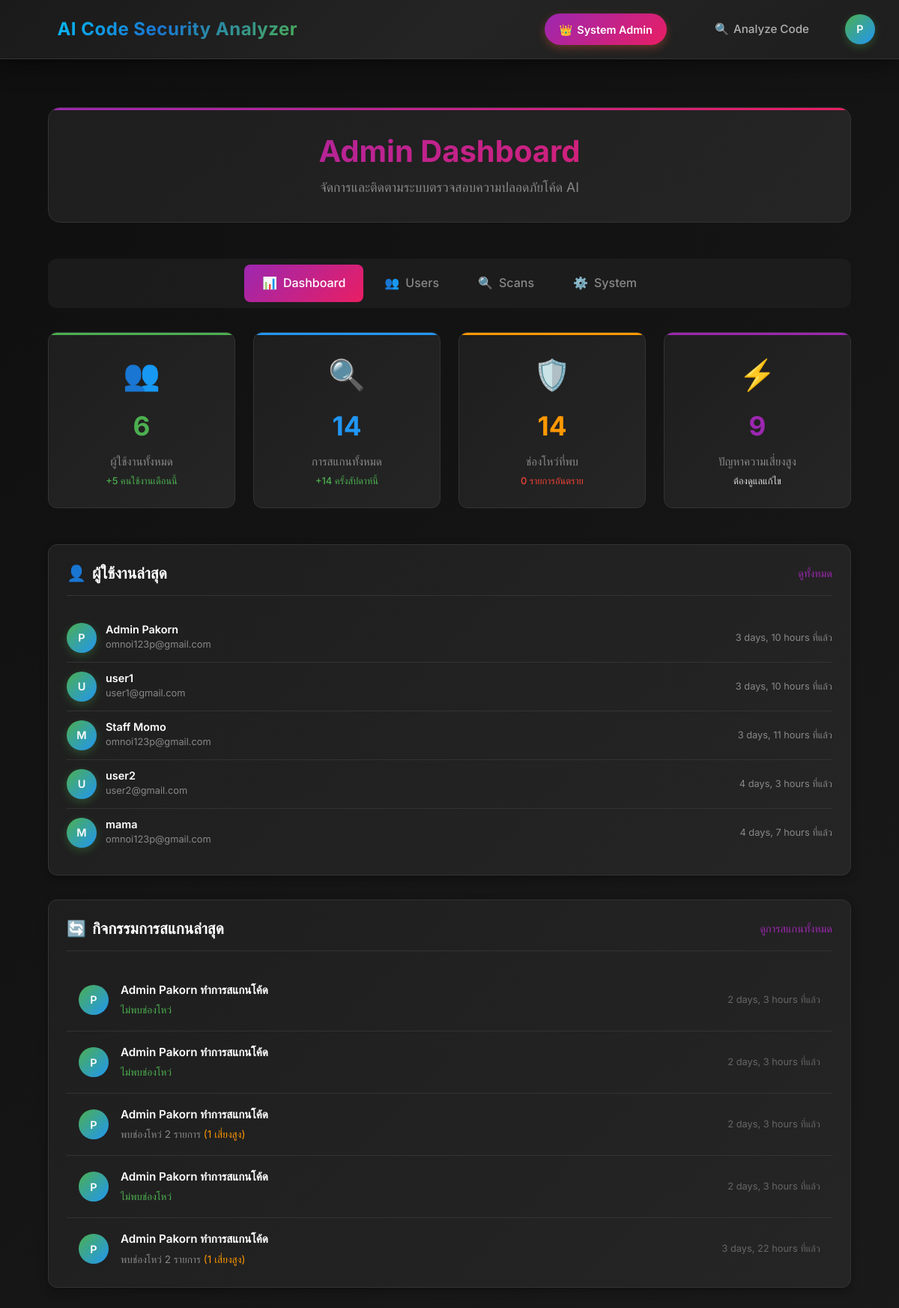
Screenshot of /custom-admin/ (signed in) with the database file from the repository.
### scp4/models.py (models this page shows, shortened)
class ScanResult(models.Model):
    user = models.ForeignKey(
        User,
        on_delete=models.CASCADE,
        related_name='scan_results',
        db_index=True,
        verbose_name="ผู้ใช้"
    )
    scanned_at = models.DateTimeField(
        auto_now_add=True,
        db_index=True,
        verbose_name="วันที่และเวลาที่สแกน"
    )
    scanned_code = models.TextField(verbose_name="โค้ดที่ถูกสแกน")
    analysis_result_raw = models.TextField(
        blank=True,
        null=True,
        verbose_name="ผลลัพธ์ดิบจาก AI"
    )
    ai_model_used = models.CharField(
        max_length=100,
        default="deepseek-coder:6.7b",
        verbose_name="AI Model ที่ใช้"
    )
    total_vulnerabilities = models.PositiveIntegerField(
        default=0,
        verbose_name="จำนวนช่องโหว่รวม"
    )
    critical_severity_count = models.PositiveIntegerField(
        default=0,
        verbose_name="Critical"
    )
    high_severity_count = models.PositiveIntegerField(
        default=0,
        verbose_name="High"
    )
    medium_severity_count = models.PositiveIntegerField(
        default=0,
        verbose_name="Medium"
    )
    low_severity_count = models.PositiveIntegerField(
        default=0,
        verbose_name="Low"
    )
    info_severity_count = models.PositiveIntegerField(
        default=0,
        verbose_name="Info"
    )
    class Meta:
        verbose_name = "ผลลัพธ์การสแกน"
        verbose_name_plural = "ผลลัพธ์การสแกน"
        ordering = ['-scanned_at']
        indexes = [
            models.Index(fields=['user', '-scanned_at']),
            models.Index(fields=['total_vulnerabilities']),
            models.Index(fields=['scanned_at']),
        ]

### scp4/views.py (the view)
# urls.py: path('custom-admin/', views.custom_admin, name='custom_admin'),
@login_required
@user_passes_test(is_admin_user)  # เปลี่ยนจาก is_superuser
def custom_admin(request):
    total_users = User.objects.count()
    active_users = User.objects.filter(last_login__gte=timezone.now() - timedelta(days=30)).count()
    total_scans = ScanResult.objects.count()
    week_ago = timezone.now() - timedelta(days=7)
    recent_scans = ScanResult.objects.filter(scanned_at__gte=week_ago).count()
    vulnerability_stats = ScanResult.objects.aggregate(
        total_vulnerabilities=Sum('total_vulnerabilities'),
        critical_count=Sum('critical_severity_count'),
        high_count=Sum('high_severity_count'),
        medium_count=Sum('medium_severity_count'),
        low_count=Sum('low_severity_count')
    )
    recent_users = User.objects.filter(
        last_login__isnull=False
    ).order_by('-last_login')[:5]
    recent_scan_results = ScanResult.objects.select_related('user').order_by('-scanned_at')[:10]
    daily_stats = []
    for i in range(7):
        date = timezone.now().date() - timedelta(days=i)
        scans_count = ScanResult.objects.filter(scanned_at__date=date).count()
        daily_stats.append({
            'date': date.strftime('%m/%d'),
            'scans': scans_count
        })
    daily_stats.reverse()  # เรียงจากเก่าไปใหม่
    context = {
        'total_users': total_users,
        'active_users': active_users,
        'total_scans': total_scans,
        'recent_scans': recent_scans,
        'vulnerability_stats': vulnerability_stats,
        'recent_users': recent_users,
        'recent_scan_results': recent_scan_results,
        'daily_stats': json.dumps(daily_stats),
    }
    return render(request, 'scp4/custom_admin.html', context)

### scp4/views.py (called while the page is built)
def is_admin_user(user):
    return user.is_superuser or user.is_staff

### scp4/templates/scp4/custom_admin.html (shortened to what this page needs)
{% extends "scp4/base.html" %}
{% load static %}
{% block content %}
<div class="admin-container">
    <div class="admin-header">
        <h1 class="admin-title">Admin Dashboard</h1>
        <p class="admin-subtitle">จัดการและติดตามระบบตรวจสอบความปลอดภัยโค้ด AI</p>
    </div>
    <div class="admin-nav">
        <a href="{% url 'scp4:custom_admin' %}" class="admin-nav-item active">
            <span>📊</span> Dashboard
        </a>
        <a href="{% url 'scp4:admin_users' %}" class="admin-nav-item">
            <span>👥</span> Users
        </a>
        <a href="{% url 'scp4:admin_scans' %}" class="admin-nav-item">
            <span>🔍</span> Scans
        </a>
        <a href="{% url 'scp4:admin_system' %}" class="admin-nav-item">
            <span>⚙️</span> System
        </a>
    </div>
    <div class="stats-grid">
        <div class="stat-card" style="--accent-color: #4caf50;">
            <span class="stat-icon">👥</span>
            <div class="stat-number">{{ total_users }}</div>
            <p class="stat-label">ผู้ใช้งานทั้งหมด</p>
            <div class="stat-change change-positive">+{{ active_users }} คนใช้งานเดือนนี้</div>
        </div>
        <div class="stat-card" style="--accent-color: #2196f3;">
            <span class="stat-icon">🔍</span>
            <div class="stat-number">{{ total_scans }}</div>
            <p class="stat-label">การสแกนทั้งหมด</p>
            <div class="stat-change change-positive">+{{ recent_scans }} ครั้งสัปดาห์นี้</div>
        </div>
        <div class="stat-card" style="--accent-color: #ff9800;">
            <span class="stat-icon">🛡️</span>
            <div class="stat-number">{{ vulnerability_stats.total_vulnerabilities|default:0 }}</div>
            <p class="stat-label">ช่องโหว่ที่พบ</p>
            <div class="stat-change change-negative">{{ vulnerability_stats.critical_count|default:0 }} รายการอันตราย</div>
        </div>
        <div class="stat-card" style="--accent-color: #9c27b0;">
            <span class="stat-icon">⚡</span>
            <div class="stat-number">{{ vulnerability_stats.high_count|default:0 }}</div>
            <p class="stat-label">ปัญหาความเสี่ยงสูง</p>
            <div class="stat-change">ต้องดูแลแก้ไข</div>
        </div>
    </div>
    <div class="content-grid">
        <div class="admin-card">
            <div class="card-header">
                <h3 class="card-title">
                    <span>👤</span> ผู้ใช้งานล่าสุด
                </h3>
                <a href="{% url 'scp4:admin_users' %}" class="card-action">ดูทั้งหมด</a>
            </div>
            <ul class="users-list">
                {% for user in recent_users %}
                <li class="user-item">
                    <div class="user-info">
                        <div class="user-avatar">{{ user.username|slice:":1"|upper }}</div>
                        <div class="user-details">
                            <h4>{{ user.get_full_name|default:user.username }}</h4>
                            <p>{{ user.email|default:"ไม่มีอีเมล" }}</p>
                        </div>
                    </div>
                    <div class="user-stats">
                        {{ user.last_login|timesince }} ที่แล้ว
                    </div>
                </li>
                {% empty %}
                <li class="user-item">
                    <div class="user-info">
                        <p>ไม่มีผู้ใช้งานล่าสุด</p>
                    </div>
                </li>
                {% endfor %}
            </ul>
        </div>
        <div class="admin-card">
            <div class="card-header">
                <h3 class="card-title">
                    <span>🔄</span> กิจกรรมการสแกนล่าสุด
                </h3>
                <a href="{% url 'scp4:admin_scans' %}" class="card-action">ดูการสแกนทั้งหมด</a>
            </div>
            <ul class="activity-list">
                {% for scan in recent_scan_results %}
                <li class="activity-item">
                    <div class="activity-icon">{{ scan.user.username|slice:":1"|upper }}</div>
                    <div class="activity-content">
                        <p class="activity-title">
                            {{ scan.user.get_full_name|default:scan.user.username }} ทำการสแกนโค้ด
                        </p>
                        <p class="activity-meta">
                            {% if scan.total_vulnerabilities > 0 %}
                                พบช่องโหว่ {{ scan.total_vulnerabilities }} รายการ
                                {% if scan.critical_severity_count > 0 %}
                                    <span style="color: #f44336;">({{ scan.critical_severity_count }} อันตราย)</span>
                                {% elif scan.high_severity_count > 0 %}
                                    <span style="color: #ff9800;">({{ scan.high_severity_count }} เสี่ยงสูง)</span>
                                {% endif %}
                            {% else %}
                                <span style="color: #4caf50;">ไม่พบช่องโหว่</span>
                            {% endif %}
                        </p>
                    </div>
                    <div class="activity-time">{{ scan.scanned_at|timesince }} ที่แล้ว</div>
                </li>
                {% empty %}
                <li class="activity-item">
                    <div class="activity-content">
                        <p class="activity-title">ไม่มีกิจกรรมล่าสุด</p>
                    </div>
                </li>
                {% endfor %}
            </ul>
        </div>
    </div>
</div>
{% endblock %}

### scp4/templates/scp4/base.html (shortened to what this page needs)
<!DOCTYPE html>
<html lang="th">
<head>
    {% load static %}
</head>
<body>
    <nav class="navbar">
    <a href="{% url 'scp4:home' %}" class="navbar-brand">AI Code Security Analyzer</a>
    <div class="navbar-nav">
        {% if user.is_authenticated %}
            {% if user.is_staff %}
                <a href="{% url 'scp4:custom_admin' %}" class="admin-btn" style="background: linear-gradient(135deg, #9c27b0, #e91e63); margin-right: 1rem;">
                    {% if user.is_superuser %}
                        <span>👑</span> System Admin
                    {% else %}
                        <span>⚙️</span> Staff Admin
                    {% endif %}
                </a>
            {% endif %}
            <a href="{% url 'scp4:index' %}" class="nav-link">
                <span>🔍</span> Analyze Code
            </a>
            <div class="user-dropdown">
                <div class="user-avatar" onclick="toggleDropdown()">
                    {{ user.username|slice:":1"|upper }}
                </div>
            </div>
        {% endif %}
    </div>
</nav>
    <main class="content">
        {% block content %}{% endblock %}
    </main>
</body>
</html>

### scp4/templates/scp4/custom_admin.html (style rules this page uses)
.admin-container { max-width: 1400px; margin: 0 auto; padding: 2rem; }
.admin-header { text-align: center; margin-bottom: 3rem; padding: 2rem; background: linear-gradient(135deg, #1e1e1e 0%, #252525 100%); border-radius: 16px; border: 1px solid #333; position: relative; overflow: hidden; }
.admin-header::before { content: ''; position: absolute; top: 0; left: 0; right: 0; height: 3px; background: linear-gradient(90deg, #9c27b0, #e91e63); }
.admin-title { font-size: 2.5em; font-weight: 700; margin: 0 0 0.5rem 0; background: linear-gradient(135deg, #9c27b0 0%, #e91e63 100%); -webkit-background-clip: text; -webkit-text-fill-color: transparent; }
.admin-subtitle { color: #888; font-size: 1.1em; margin: 0; }
.admin-nav { display: flex; justify-content: center; margin-bottom: 2rem; background: rgba(30, 30, 30, 0.8); border-radius: 12px; padding: 0.5rem; gap: 0.25rem; }
.admin-nav-item { padding: 0.75rem 1.5rem; background: transparent; border: none; border-radius: 8px; color: #888; text-decoration: none; font-weight: 500; transition: all 0.3s ease; cursor: pointer; display: flex; align-items: center; gap: 0.5rem; }
.admin-nav-item.active { background: linear-gradient(135deg, #9c27b0, #e91e63); color: white; }
.stats-grid { display: grid; grid-template-columns: repeat(auto-fit, minmax(250px, 1fr)); gap: 1.5rem; margin-bottom: 3rem; }
.stat-card { background: linear-gradient(135deg, #1e1e1e 0%, #252525 100%); border: 1px solid #333; border-radius: 12px; padding: 1.5rem; text-align: center; transition: all 0.3s ease; position: relative; overflow: hidden; }
.stat-card::before { content: ''; position: absolute; top: 0; left: 0; right: 0; height: 3px; background: var(--accent-color, #4caf50); }
.stat-icon { font-size: 2.5em; margin-bottom: 0.5rem; display: block; }
.stat-number { font-size: 2.2em; font-weight: 700; margin-bottom: 0.5rem; color: var(--accent-color, #4caf50); }
.stat-label { color: #888; font-size: 0.95em; margin: 0; }
.stat-change { font-size: 0.8em; margin-top: 0.25rem; font-weight: 500; }
.change-positive { color: #4caf50; }
.change-negative { color: #f44336; }
.content-grid { display: grid; grid-template-columns: 1fr 1fr; gap: 2rem; margin-bottom: 2rem; }
.admin-card { background: linear-gradient(135deg, #1e1e1e 0%, #252525 100%); border: 1px solid #333; border-radius: 12px; padding: 1.5rem; box-shadow: 0 4px 12px rgba(0, 0, 0, 0.3); }
.card-header { display: flex; justify-content: space-between; align-items: center; margin-bottom: 1.5rem; padding-bottom: 1rem; border-bottom: 1px solid #333; }
.card-title { font-size: 1.3em; font-weight: 600; color: #ffffff; margin: 0; display: flex; align-items: center; gap: 0.5rem; }
.card-action { color: #9c27b0; text-decoration: none; font-size: 0.9em; font-weight: 500; transition: color 0.3s ease; }
.activity-list { list-style: none; padding: 0; margin: 0; max-height: 400px; overflow-y: auto; }
.activity-item { display: flex; align-items: center; padding: 1rem; border-bottom: 1px solid #333; transition: background-color 0.2s ease; }
.activity-icon { width: 40px; height: 40px; border-radius: 50%; background: linear-gradient(135deg, #4caf50, #2196f3); display: flex; align-items: center; justify-content: center; margin-right: 1rem; font-size: 0.9em; color: white; font-weight: 600; }
.activity-content { flex: 1; }
.activity-title { font-weight: 600; color: #ffffff; margin: 0 0 0.25rem 0; font-size: 0.95em; }
.activity-meta { color: #888; font-size: 0.85em; margin: 0; }
.activity-time { color: #666; font-size: 0.8em; }
.users-list { list-style: none; padding: 0; margin: 0; }
.user-item { display: flex; align-items: center; justify-content: space-between; padding: 0.75rem 0; border-bottom: 1px solid #333; }
.user-item:last-child { border-bottom: none; }
.user-info { display: flex; align-items: center; gap: 0.75rem; }
.user-avatar { width: 32px; height: 32px; border-radius: 50%; background: linear-gradient(135deg, #9c27b0, #e91e63); display: flex; align-items: center; justify-content: center; color: white; font-weight: 600; font-size: 0.8em; }
.user-details h4 { margin: 0; font-size: 0.9em; color: #ffffff; }
.user-details p { margin: 0; font-size: 0.8em; color: #888; }
.user-stats { text-align: right; color: #888; font-size: 0.8em; }
@media (max-width: 1200px) { .content-grid { grid-template-columns: 1fr; } }

### rows the page displays
ScanResult: user.username "P", user.get_full_name "Admin Pakorn", total_vulnerabilities "ไม่พบช่องโหว่", scanned_at "2 days, 3 hours"
ScanResult: user.username "P", user.get_full_name "Admin Pakorn", total_vulnerabilities "ไม่พบช่องโหว่", scanned_at "2 days, 3 hours"
ScanResult: user.username "P", user.get_full_name "Admin Pakorn", total_vulnerabilities "2", high_severity_count "1", scanned_at "2 days, 3 hours"
ScanResult: user.username "P", user.get_full_name "Admin Pakorn", total_vulnerabilities "ไม่พบช่องโหว่", scanned_at "2 days, 3 hours"
ScanResult: user.username "P", user.get_full_name "Admin Pakorn", total_vulnerabilities "2", high_severity_count "1", scanned_at "3 days, 22 hours"

### other values shown
{{ user.username|slice:":1"|upper }} "P"
{{ total_users }} "6"
{{ active_users }} "5"
{{ total_scans }} "14"
{{ recent_scans }} "14"
{{ vulnerability_stats.total_vulnerabilities|default:0 }} "14"
{{ vulnerability_stats.critical_count|default:0 }} "0"
{{ vulnerability_stats.high_count|default:0 }} "9"
{{ user.get_full_name|default:user.username }} "Admin Pakorn"
{{ user.email|default:"ไม่มีอีเมล" }} "omnoi123p@gmail.com"
{{ user.last_login|timesince }} "3 days, 10 hours"
{{ user.username|slice:":1"|upper }} "U"
{{ user.get_full_name|default:user.username }} "user1"
{{ user.email|default:"ไม่มีอีเมล" }} "user1@gmail.com"
{{ user.username|slice:":1"|upper }} "M"
